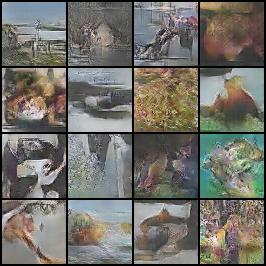
#> input picture backend/data/train/fake/fake_epoch_100.jpg, 266 x 266 px
$ python -i classical.py   (imports and definitions only)
#> lines starting #> are read from the running program, lines starting #| are printed output that depends on the picture
"""
Klasik Bilgisayar Görüşü Algoritmaları ile Copy-Move Sahtecilik Tespiti

Bu modül, SIFT, SURF, AKAZE ve ORB özellik çıkarma algoritmaları kullanarak
görüntülerdeki kopya-hareket manipülasyonlarını tespit eder.
"""

import cv2
import numpy as np
from typing import Tuple, List, Dict, Any, Optional


def _detect_and_compute_sift(gray: np.ndarray) -> Tuple[List, Optional[np.ndarray]]:
    """SIFT detektörü ile özellik çıkarma."""
    try:
        sift = cv2.SIFT_create()
        keypoints, descriptors = sift.detectAndCompute(gray, None)
        return keypoints, descriptors
    except Exception:
        return [], None


def _detect_and_compute_surf(gray: np.ndarray) -> Tuple[List, Optional[np.ndarray]]:
    """SURF detektörü ile özellik çıkarma."""
    try:
        surf = cv2.xfeatures2d.SURF_create(400)
        keypoints, descriptors = surf.detectAndCompute(gray, None)
        return keypoints, descriptors
    except Exception:
        return [], None


def _detect_and_compute_akaze(gray: np.ndarray) -> Tuple[List, Optional[np.ndarray]]:
    """AKAZE detektörü ile özellik çıkarma."""
    try:
        akaze = cv2.AKAZE_create()
        keypoints, descriptors = akaze.detectAndCompute(gray, None)
        return keypoints, descriptors
    except Exception:
        return [], None


def _detect_and_compute_orb(gray: np.ndarray) -> Tuple[List, Optional[np.ndarray]]:
    """ORB detektörü ile özellik çıkarma."""
    try:
        orb = cv2.ORB_create(5000)
        keypoints, descriptors = orb.detectAndCompute(gray, None)
        return keypoints, descriptors
    except Exception:
        return [], None


def _match_features(descriptors1: Optional[np.ndarray],
                   descriptors2: Optional[np.ndarray],
                   norm_type: int) -> List:
    """
    İki tanımlayıcı seti arasında eşleştirme yapma.

    Args:
        descriptors1: Birinci tanımlayıcı seti
        descriptors2: İkinci tanımlayıcı seti
        norm_type: Mesafe normu türü

    Returns:
        Eşleştirme listesi
    """
    if descriptors1 is None or descriptors2 is None:
        return []

    matcher = cv2.BFMatcher(norm_type, crossCheck=False)
    try:
        matches = matcher.knnMatch(descriptors1, descriptors2, k=3)
        good_matches = []
        for match_triplet in matches:
            # Aynı anahtar nokta ile eşleştirmeyi engelle
            candidates = [m for m in match_triplet if m.queryIdx != m.trainIdx]
            if len(candidates) < 2:
                continue
            m, n = candidates[0], candidates[1]
            if m.distance < 0.7 * n.distance:
                good_matches.append(m)
        return good_matches
    except cv2.error:
        return []


def _detect_copy_move_region(image: np.ndarray,
                            keypoints: List,
                            matches: List,
                            threshold: float = 0.05) -> Dict[str, Any]:
    """
    Copy-move bölgelerini algılama ve işaretleme.

    Args:
        image: Giriş görüntüsü
        keypoints: Çıkartılan özellik noktaları
        matches: Eşleştirilen noktalar
        threshold: Şüphe yüksekliği eşiği

    Returns:
        Bölge tespit sonuçları
    """
    height, width = image.shape[:2]

    if len(matches) == 0:
        return {
            "detected": False,
            "confidence": 0.0,
            "region_count": 0,
            "average_distance": 0.0
        }

    # Eşleştirme vektörlerinin uzunluğunu hesapla ve koordinatları topla
    distances = []
    displacement_vectors = []
    match_pairs = []

    for match in matches:
        kp_q = keypoints[match.queryIdx]
        kp_t = keypoints[match.trainIdx]
        dx = kp_t.pt[0] - kp_q.pt[0]
        dy = kp_t.pt[1] - kp_q.pt[1]
        dist = np.hypot(dx, dy)
        distances.append(dist)
        displacement_vectors.append((dx, dy))

        # İlk 150 eşleşmenin koordinatlarını kaydet (performans ve JSON boyutu için sınırlandırıldı)
        if len(match_pairs) < 150:
            match_pairs.append({
                "pt1": [float(kp_q.pt[0]), float(kp_q.pt[1])],
                "pt2": [float(kp_t.pt[0]), float(kp_t.pt[1])]
            })

    avg_distance = np.mean(distances) if distances else 0.0
    max_distance = np.max(distances) if distances else 0.0

    # Hareket tahmini
    consistency_score = 1.0 - min(np.std(distances) / (max_distance + 1e-6), 1.0)

    # Aynı yönde hareket eden eşleşmeleri bul
    translation_consistency = 0.0
    if displacement_vectors:
        disp_array = np.array(displacement_vectors, dtype=np.float32)
        quantized = np.round(disp_array / 20.0).astype(int)
        unique, counts = np.unique(quantized, axis=0, return_counts=True)
        best_cluster = int(np.max(counts)) if counts.size > 0 else 0
        translation_consistency = best_cluster / len(matches)

    # İstatistiksel analiz
    match_density = len(matches) / max((height * width / 10000), 1)
    confidence_score = float(np.clip(
        consistency_score * min(len(matches) / 250.0, 1.0) * (0.5 + translation_consistency * 0.5),
        0.0,
        1.0
    ))
    detected = (
        len(matches) > 80 and
        consistency_score > 0.85 and
        avg_distance > 18.0 and
        max_distance > 25.0 and
        match_density > 1.2 and
        translation_consistency > 0.35
    )

    return {
        "detected": detected,
        "confidence": confidence_score,
        "region_count": len(matches),
        "average_distance": float(avg_distance),
        "consistency_score": float(consistency_score),
        "translation_consistency": float(translation_consistency),
        "matches": match_pairs
    }


def detect_copy_move(image: np.ndarray) -> dict:
    """
    Görüntü üzerinde copy-move sahteciliğini SIFT, SURF, AKAZE ve ORB
    kullanarak tespit eder.

    Args:
        image: Analiz edilecek BGR formatında görüntü

    Returns:
        Her algoritmanın tespit sonuçları içeren sözlük
    """
    gray = cv2.cvtColor(image, cv2.COLOR_BGR2GRAY)

    results = {}

    # SIFT
    sift_kp, sift_desc = _detect_and_compute_sift(gray)
    if sift_desc is not None:
        sift_matches = _match_features(sift_desc, sift_desc, cv2.NORM_L2)
        sift_region = _detect_copy_move_region(image, sift_kp, sift_matches)
        results["sift"] = {
            "available": True,
            "keypoints_count": len(sift_kp),
            "matches_count": len(sift_matches),
            "region_detection": sift_region
        }
    else:
        results["sift"] = {"available": False}

    # SURF
    surf_kp, surf_desc = _detect_and_compute_surf(gray)
    if surf_desc is not None:
        surf_matches = _match_features(surf_desc, surf_desc, cv2.NORM_L2)
        surf_region = _detect_copy_move_region(image, surf_kp, surf_matches)
        results["surf"] = {
            "available": True,
            "keypoints_count": len(surf_kp),
            "matches_count": len(surf_matches),
            "region_detection": surf_region
        }
    else:
        results["surf"] = {"available": False}

    # AKAZE
    akaze_kp, akaze_desc = _detect_and_compute_akaze(gray)
    if akaze_desc is not None:
        akaze_matches = _match_features(akaze_desc, akaze_desc, cv2.NORM_HAMMING)
        akaze_region = _detect_copy_move_region(image, akaze_kp, akaze_matches)
        results["akaze"] = {
            "available": True,
            "keypoints_count": len(akaze_kp),
            "matches_count": len(akaze_matches),
            "region_detection": akaze_region
        }
    else:
        results["akaze"] = {"available": False}

    # ORB
    orb_kp, orb_desc = _detect_and_compute_orb(gray)
    if orb_desc is not None:
        orb_matches = _match_features(orb_desc, orb_desc, cv2.NORM_HAMMING)
        orb_region = _detect_copy_move_region(image, orb_kp, orb_matches)
        results["orb"] = {
            "available": True,
            "keypoints_count": len(orb_kp),
            "matches_count": len(orb_matches),
            "region_detection": orb_region
        }
    else:
        results["orb"] = {"available": False}

    # Genel özet
    available_methods = [m for m, r in results.items() if r.get("available", False)]
    confidences = [results[m]["region_detection"]["confidence"]
                  for m in available_methods]

    detected_methods = [
        results[m]["region_detection"]["detected"]
        for m in available_methods if m in results
    ]
    results["summary"] = {
        "available_methods": available_methods,
        "overall_confidence": float(np.mean(confidences)) if confidences else 0.0,
        "method_count": len(available_methods),
        "consensus_detected": sum(detected_methods) >= 2,
        "detected_methods": sum(detected_methods)
    }

    return results

>>> import cv2
>>> picture = cv2.imread('../data/train/fake/fake_epoch_100.jpg')
#> picture is the input picture: shape (266, 266, 3); mean B, G, R 105.8, 112.3, 114.4
>>> result = detect_copy_move(picture)
#> in detect_copy_move, `gray = cv2.cvtColor(image, cv2.COLOR_BGR2GRAY)`:
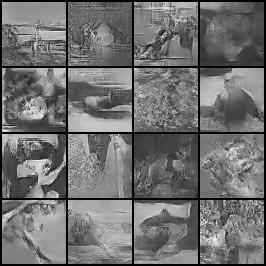
#> gray: shape (266, 266); min 0, max 253, mean 112.2
#> in _detect_and_compute_sift, `keypoints, descriptors = sift.detectAndCompute(gray, None)`: keypoints = 605 keypoints; strongest (x, y, size): (3, 130, 2), (4, 98, 2.7), (57, 196, 2.2), (4, 70, 2.9)
#> in detect_copy_move, `sift_kp, sift_desc = _detect_and_compute_sift(gray)`: sift_kp has the same summary as keypoints in _detect_and_compute_sift
#> in _match_features, `matches = matcher.knnMatch(descriptors1, descriptors2, k=3)`: matches = 605 matches
#> after the loop in _match_features, `for match_triplet in matches:`: good_matches = 28 matches
#> the loop in _detect_copy_move_region, `for match in matches:` made 28 passes
#> (kp_q, kp_t, dx, dy, dist) on passes 1 to 7: (keypoint at (3, 3), size 2, keypoint at (262.4, 262.4), size 2.1, 259.4, 259.4, 366.8), (keypoint at (3, 3), size 2, keypoint at (262.4, 262.4), size 2.1, 259.4, 259.4, 366.8), (keypoint at (3.4, 208.8), size 2.6, keypoint at (3.6, 208.2), size 2.9, 0.265, -0.636, 0.688), (keypoint at (3.6, 208.2), size 2.9, keypoint at (3.4, 208.8), size 2.6, -0.265, 0.636, 0.688), (keypoint at (6.4, 82.3), size 2.3, keypoint at (6.6, 106.3), size 2.1, 0.189, 24.02, 24.02), (keypoint at (6.6, 106.3), size 2.1, keypoint at (6.4, 82.3), size 2.3, -0.189, -24.02, 24.02), (keypoint at (49.3, 101.8), size 7.2, keypoint at (49.8, 101.6), size 7.4, 0.435, -0.108, 0.449)
#> after the loop in _detect_copy_move_region, `for match in matches:`: displacement_vectors = 28 pairs, first value -259.4 to 259.4, second value -259.4 to 259.4; distances = 28 values, max 366.8 at index 0, min 0.449 at index 6, mean 109.6; match_pairs = 28 items
#> in _detect_copy_move_region, `avg_distance = np.mean(distances) if distances else 0.0`: avg_distance = 109.6
#> in _detect_copy_move_region, `max_distance = np.max(distances) if distances else 0.0`: max_distance = 366.8
#> in _detect_copy_move_region, `consistency_score = 1.0 - min(np.std(distances) / (max_distance + 1e-6..`: consistency_score = 0.657
#> in _detect_copy_move_region, `disp_array = np.array(displacement_vectors, dtype=np.float32)`: disp_array has the same summary as displacement_vectors
#> in _detect_copy_move_region, `quantized = np.round(disp_array / 20.0).astype(int)`: quantized = 28 pairs, first value -13 to 13, second value -13 to 13
#> in _detect_copy_move_region, `unique, counts = np.unique(quantized, axis=0, return_counts=True)`: unique = 16 rows, first 8: [-13, -13], [-10, -6], [-7, -3], [-4, 4], [-3, 0], [-1, -8], [-1, 5], [0, -3]; counts = [2, 1, 1, 1, 1, 1, 1, 1, 1, 10, 1, 2, 1, 1, 1, 2]
#> in _detect_copy_move_region, `best_cluster = int(np.max(counts)) if counts.size > 0 else 0`: best_cluster = 10
#> in _detect_copy_move_region, `translation_consistency = best_cluster / len(matches)`: translation_consistency = 0.357
#> in _detect_copy_move_region, `match_density = len(matches) / max((height * width / 10000), 1)`: match_density = 3.96
#> in _detect_copy_move_region, `confidence_score = float(np.clip( consistency_score * min(len(matches)..`: confidence_score = 0.0499
#> in _detect_copy_move_region, `detected = ( len(matches) > 80 and consistency_score > 0.85 and avg_di..`: detected = False
#> in detect_copy_move, `sift_region = _detect_copy_move_region(image, sift_kp, sift_matches)`: sift_region = 7 items
#> in detect_copy_move, `surf_kp, surf_desc = _detect_and_compute_surf(gray)`: surf_kp = []
#> in _detect_and_compute_akaze, `keypoints, descriptors = akaze.detectAndCompute(gray, None)`: keypoints = 300 keypoints; strongest (x, y, size): (58, 73, 8.1), (125, 125, 8.1), (59, 72, 5.7), (64, 198, 8.1)
#> in detect_copy_move, `akaze_kp, akaze_desc = _detect_and_compute_akaze(gray)`: akaze_kp has the same summary as keypoints in _detect_and_compute_akaze
#> in _match_features (call 2), `matches = matcher.knnMatch(descriptors1, descriptors2, k=3)`: matches = 300 matches
#> after the loop in _match_features (call 2), `for match_triplet in matches:`: good_matches = 12 matches
#> the loop in _detect_copy_move_region (call 2), `for match in matches:` made 12 passes
#> (kp_q, kp_t, dx, dy, dist) on passes 1 to 7: (keypoint at (226.6, 148.1), size 4.8, keypoint at (232.1, 149.4), size 4.8, 5.51, 1.29, 5.66), (keypoint at (232.1, 149.4), size 4.8, keypoint at (226.6, 148.1), size 4.8, -5.51, -1.29, 5.66), (keypoint at (198, 132), size 5.7, keypoint at (197.6, 132.4), size 8.1, -0.45, 0.379, 0.589), (keypoint at (132.8, 183.5), size 5.7, keypoint at (175.8, 198.7), size 8.1, 42.97, 15.19, 45.57), (keypoint at (197.3, 198.3), size 5.7, keypoint at (197, 198.4), size 8.1, -0.309, 0.122, 0.332), (keypoint at (158.7, 205.9), size 5.7, keypoint at (157, 211.1), size 5.7, -1.7, 5.19, 5.46), (keypoint at (157, 211.1), size 5.7, keypoint at (158.7, 205.9), size 5.7, 1.7, -5.19, 5.46)
#> in detect_copy_move, `akaze_region = _detect_copy_move_region(image, akaze_kp, akaze_matches)`: akaze_region = 7 items
#> in _detect_and_compute_orb, `keypoints, descriptors = orb.detectAndCompute(gray, None)`: keypoints = 2531 keypoints; strongest (x, y, size): (64, 69, 31), (130, 130, 31), (135, 69, 31), (69, 69, 31)
#> in detect_copy_move, `orb_kp, orb_desc = _detect_and_compute_orb(gray)`: orb_kp has the same summary as keypoints in _detect_and_compute_orb
#> in _match_features (call 3), `matches = matcher.knnMatch(descriptors1, descriptors2, k=3)`: matches = 2531 matches
#> after the loop in _match_features (call 3), `for match_triplet in matches:`: good_matches = 296 matches

$ run again, on backend/data/train/fake/fake_epoch_104.jpg
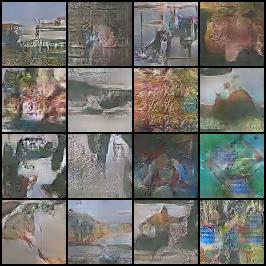
#> input picture backend/data/train/fake/fake_epoch_104.jpg, 266 x 266 px
#> picture is the input picture: shape (266, 266, 3); mean B, G, R 107.8, 112.7, 114.4
#> in detect_copy_move, `gray = cv2.cvtColor(image, cv2.COLOR_BGR2GRAY)`:
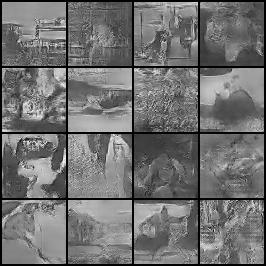
#> gray: shape (266, 266); min 0, max 251, mean 112.7
#> in _detect_and_compute_sift, `keypoints, descriptors = sift.detectAndCompute(gray, None)`: keypoints = 495 keypoints; strongest (x, y, size): (3, 130, 2), (64, 158, 2.2), (64, 161, 2.7), (64, 69, 1.8)
#> sift_kp has the same summary as keypoints in _detect_and_compute_sift
#> matches = 495 matches
#> after the loop in _match_features, `for match_triplet in matches:`: good_matches = 14 matches
#> the loop in _detect_copy_move_region, `for match in matches:` made 14 passes
#> (kp_q, kp_t, dx, dy, dist) on passes 1 to 4: (keypoint at (11.4, 140.2), size 8.9, keypoint at (13.9, 139.4), size 6.9, 2.53, -0.779, 2.64), (keypoint at (14.3, 166.9), size 6.2, keypoint at (15.5, 166.3), size 5.1, 1.25, -0.679, 1.42), (keypoint at (15.5, 166.3), size 5.1, keypoint at (14.3, 166.9), size 6.2, -1.25, 0.679, 1.42), (keypoint at (63.9, 161.4), size 2.7, keypoint at (64.3, 158), size 2.2, 0.421, -3.39, 3.42)
#> after the loop in _detect_copy_move_region, `for match in matches:`: displacement_vectors = [(2.53, -0.779), (1.25, -0.679), (-1.25, 0.679), (0.421, -3.39), (-0.421, 3.39), (65.9, 50.08), (4.84, 0.412), (0.0137, -1.24), (-0.0137, 1.24), (0.605, 0.759), (-0.605, -0.759), (0.128, -0.165), (-0.128, 0.165), (-259.2, -140.6)]; distances = [2.64, 1.42, 1.42, 3.42, 3.42, 82.77, 4.86, 1.24, 1.24, 0.971, 0.971, 0.208, 0.208, 294.9]; match_pairs = 14 items
#> avg_distance = 28.55
#> max_distance = 294.9
#> consistency_score = 0.74
#> disp_array = 14 rows, first 8: [2.53, -0.779], [1.25, -0.679], [-1.25, 0.679], [0.421, -3.39], [-0.421, 3.39], [65.9, 50.08], [4.84, 0.412], [0.0137, -1.24]
#> quantized = 14 rows, first 8: [0, 0], [0, 0], [0, 0], [0, 0], [0, 0], [3, 3], [0, 0], [0, 0]
#> unique = [[-13, -7], [0, 0], [3, 3]]; counts = [1, 12, 1]
#> best_cluster = 12
#> translation_consistency = 0.857
#> match_density = 1.98
#> confidence_score = 0.0385
#> detected = False
#> sift_region = 7 items
#> surf_kp = []
#> in _detect_and_compute_akaze, `keypoints, descriptors = akaze.detectAndCompute(gray, None)`: keypoints = 272 keypoints; strongest (x, y, size): (59, 73, 8.1), (59, 72, 5.7), (63, 84, 4.8), (125, 125, 8.1)
#> akaze_kp has the same summary as keypoints in _detect_and_compute_akaze
#> matches = 272 matches
#> after the loop in _match_features (call 2), `for match_triplet in matches:`: good_matches = 11 matches
#> the loop in _detect_copy_move_region (call 2), `for match in matches:` made 11 passes
#> (kp_q, kp_t, dx, dy, dist) on passes 1 to 4: (keypoint at (226.1, 85.6), size 4.8, keypoint at (133.1, 113.3), size 4.8, -93.01, 27.72, 97.06), (keypoint at (126.9, 126.9), size 5.7, keypoint at (125.2, 125.2), size 8.1, -1.71, -1.7, 2.41), (keypoint at (120.3, 191.9), size 5.7, keypoint at (121.7, 190.1), size 8.1, 1.41, -1.76, 2.25), (keypoint at (198, 198.7), size 5.7, keypoint at (198.1, 198.6), size 8.1, 0.0852, -0.168, 0.188)
#> akaze_region = 7 items
#> in _detect_and_compute_orb, `keypoints, descriptors = orb.detectAndCompute(gray, None)`: keypoints = 2440 keypoints; strongest (x, y, size): (135, 69, 31), (64, 69, 31), (69, 201, 31), (64, 70, 37.2)
#> orb_kp has the same summary as keypoints in _detect_and_compute_orb
#> matches = 2440 matches
#> after the loop in _match_features (call 3), `for match_triplet in matches:`: good_matches = 300 matches

$ run again, on backend/data/train/fake/fake_epoch_106.jpg
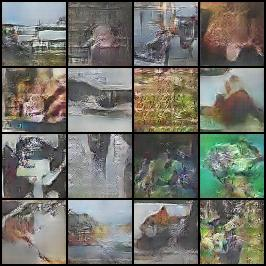
#> input picture backend/data/train/fake/fake_epoch_106.jpg, 266 x 266 px
#> picture is the input picture: shape (266, 266, 3); mean B, G, R 106.3, 114.4, 114.8
#> in detect_copy_move, `gray = cv2.cvtColor(image, cv2.COLOR_BGR2GRAY)`:
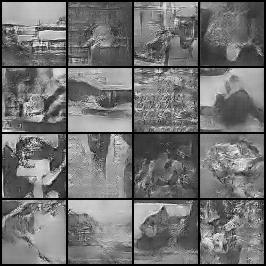
#> gray: shape (266, 266); min 0, max 254, mean 113.6
#> in _detect_and_compute_sift, `keypoints, descriptors = sift.detectAndCompute(gray, None)`: keypoints = 628 keypoints; strongest (x, y, size): (3, 196, 1.9), (3, 3, 2.2), (64, 26, 1.8), (4, 70, 2.9)
#> sift_kp has the same summary as keypoints in _detect_and_compute_sift
#> matches = 628 matches
#> after the loop in _match_features, `for match_triplet in matches:`: good_matches = 13 matches
#> the loop in _detect_copy_move_region, `for match in matches:` made 13 passes
#> (kp_q, kp_t, dx, dy, dist) on passes 1 to 4: (keypoint at (3.8, 69.9), size 2.9, keypoint at (135.6, 261.9), size 2.7, 131.8, 192, 232.9), (keypoint at (41.4, 136.5), size 3.5, keypoint at (41.9, 136.8), size 3.8, 0.468, 0.279, 0.545), (keypoint at (41.9, 136.8), size 3.8, keypoint at (41.4, 136.5), size 3.5, -0.468, -0.279, 0.545), (keypoint at (60.8, 34.9), size 5.8, keypoint at (61.2, 34.7), size 5.7, 0.351, -0.166, 0.389)
#> after the loop in _detect_copy_move_region, `for match in matches:`: displacement_vectors = [(131.8, 192), (0.468, 0.279), (-0.468, -0.279), (0.351, -0.166), (0.351, -0.166), (0.724, -1.64), (-0.351, 0.166), (-0.351, 0.166), (-0.724, 1.64), (5.79, -0.185), (-66.74, -0.237), (-131.8, -192), (-4.4, 0.0879)]; distances = [232.9, 0.545, 0.545, 0.389, 0.389, 1.79, 0.389, 0.389, 1.79, 5.8, 66.74, 232.9, 4.4]; match_pairs = 13 items
#> avg_distance = 42.22
#> max_distance = 232.9
#> consistency_score = 0.643
#> disp_array = 13 rows, first 8: [131.8, 192], [0.468, 0.279], [-0.468, -0.279], [0.351, -0.166], [0.351, -0.166], [0.724, -1.64], [-0.351, 0.166], [-0.351, 0.166]
#> quantized = 13 rows, first 8: [7, 10], [0, 0], [0, 0], [0, 0], [0, 0], [0, 0], [0, 0], [0, 0]
#> unique = [[-7, -10], [-3, 0], [0, 0], [7, 10]]; counts = [1, 1, 10, 1]
#> best_cluster = 10
#> translation_consistency = 0.769
#> match_density = 1.84
#> confidence_score = 0.0296
#> detected = False
#> sift_region = 7 items
#> surf_kp = []
#> in _detect_and_compute_akaze, `keypoints, descriptors = akaze.detectAndCompute(gray, None)`: keypoints = 362 keypoints; strongest (x, y, size): (58, 73, 8.1), (59, 72, 5.7), (125, 125, 8.1), (74, 206, 8.1)
#> akaze_kp has the same summary as keypoints in _detect_and_compute_akaze
#> matches = 362 matches
#> after the loop in _match_features (call 2), `for match_triplet in matches:`: good_matches = 10 matches
#> the loop in _detect_copy_move_region (call 2), `for match in matches:` made 10 passes
#> (kp_q, kp_t, dx, dy, dist) on passes 1 to 4: (keypoint at (92.3, 70.8), size 4.8, keypoint at (99.6, 70.5), size 4.8, 7.29, -0.279, 7.29), (keypoint at (99.6, 70.5), size 4.8, keypoint at (92.3, 70.8), size 4.8, -7.29, 0.279, 7.29), (keypoint at (53.6, 213.9), size 4.8, keypoint at (48.7, 217.2), size 5.7, -4.87, 3.25, 5.85), (keypoint at (190.7, 127.6), size 5.7, keypoint at (193.8, 128.1), size 4.8, 3.18, 0.479, 3.21)
#> akaze_region = 7 items
#> in _detect_and_compute_orb, `keypoints, descriptors = orb.detectAndCompute(gray, None)`: keypoints = 2657 keypoints; strongest (x, y, size): (69, 201, 31), (64, 69, 31), (69, 69, 31), (70, 202, 37.2)
#> orb_kp has the same summary as keypoints in _detect_and_compute_orb
#> matches = 2657 matches
#> after the loop in _match_features (call 3), `for match_triplet in matches:`: good_matches = 271 matches
